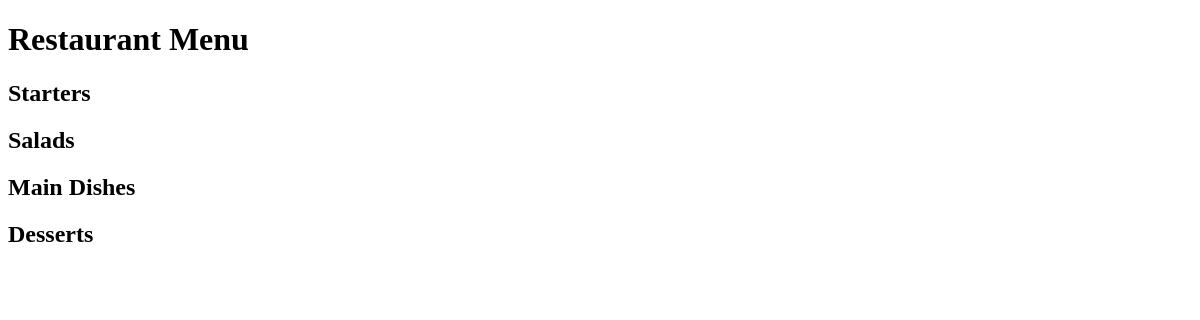
The app's page /, older data.
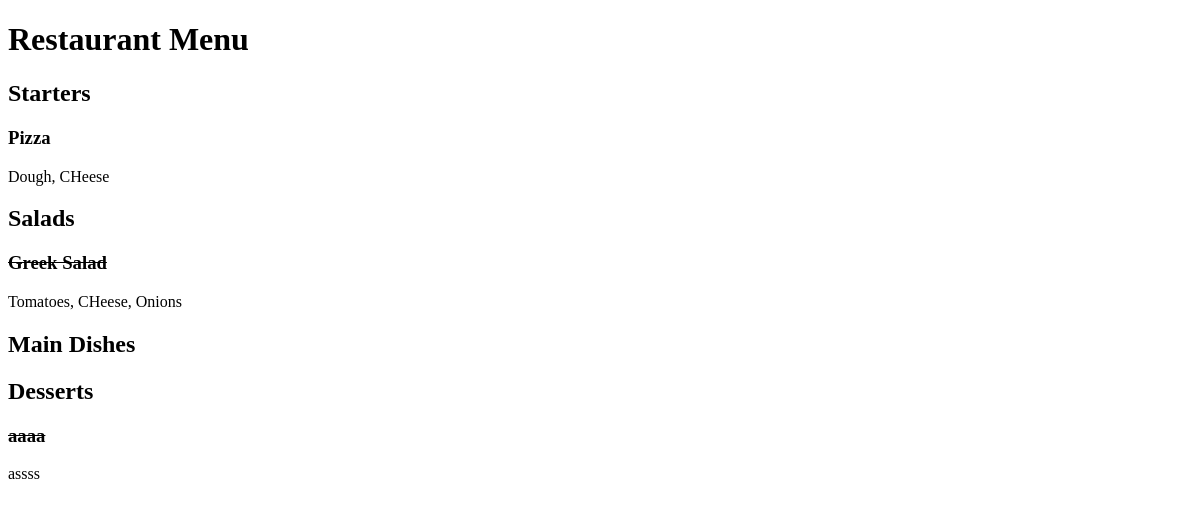
The same page, newer data.
### restaurant_menu/models.py (models this page shows, shortened)
class Item(models.Model):
    meal = models.CharField(max_length=1000, unique=True)
    description = models.CharField(max_length=2000)
    price = models.DecimalField(max_digits=10, decimal_places=2)
    meal_type = models.CharField(max_length=200, choices=MEAL_TYPE)
    author = models.ForeignKey(User, on_delete=models.PROTECT)
    status = models.IntegerField(choices=STATUS, default=0)
    date_created = models.DateTimeField(auto_now_add=True)
    date_updated = models.DateTimeField(auto_now=True)

### restaurant_menu/views.py (the view)
# urls.py: path('', views.MenuList.as_view(), name='home')
class MenuList(generic.ListView):
    queryset = Item.objects.order_by("-date_created")
    template_name = "index.html"
    def get_context_data(self, **kwargs):
        context = super().get_context_data(**kwargs)
        context["meals"] = MEAL_TYPE
        return context

### restaurant_menu/templates/index.html (shortened to what this page needs)
<!DOCTYPE html>
<html lang="en">
<head>
</head>
<body>
    <h1>Restaurant Menu</h1>
    {% for meal in meals %}
        <h2>{{ meal.1 }}</h2>
            {% for row in item_list %}
                {% if row.meal_type == meal.0 %}
                    {% if row.status == 0 %}
                        <h3><del>{{ row.meal }}</del></h3>
                        <p>{{ row.description }}</p>
                        {% else %}
                            <h3>{{ row.meal }}</h3>
                            <p>{{ row.description }}</p>
                    {% endif %}
                {% endif %}
            {% endfor %}
    {% endfor %}
</body>
</html>

Row changes from the older to the newer data that the page shows:
added Item: meal "Pizza", description "Dough, CHeese", shown under "Starters"
added Item: meal "Greek Salad", description "Tomatoes, CHeese, Onions", shown under "Salads"
added Item: meal "aaaa", description "assss", shown under "Desserts"
